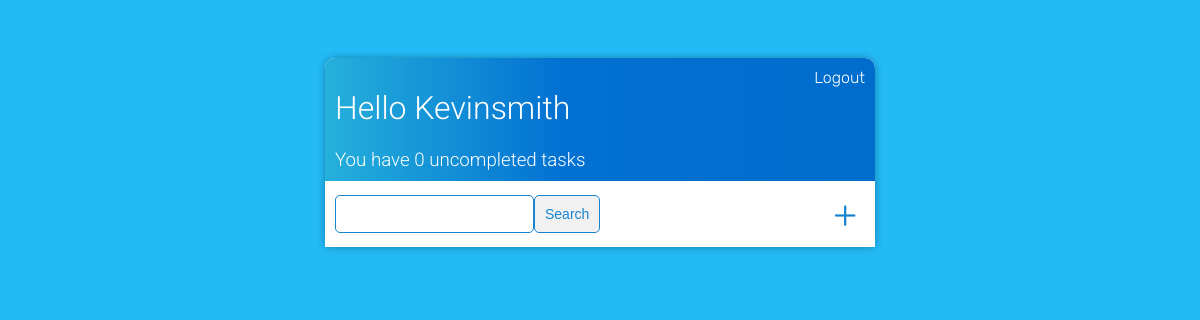
Page / (signed in) on the earlier database version.
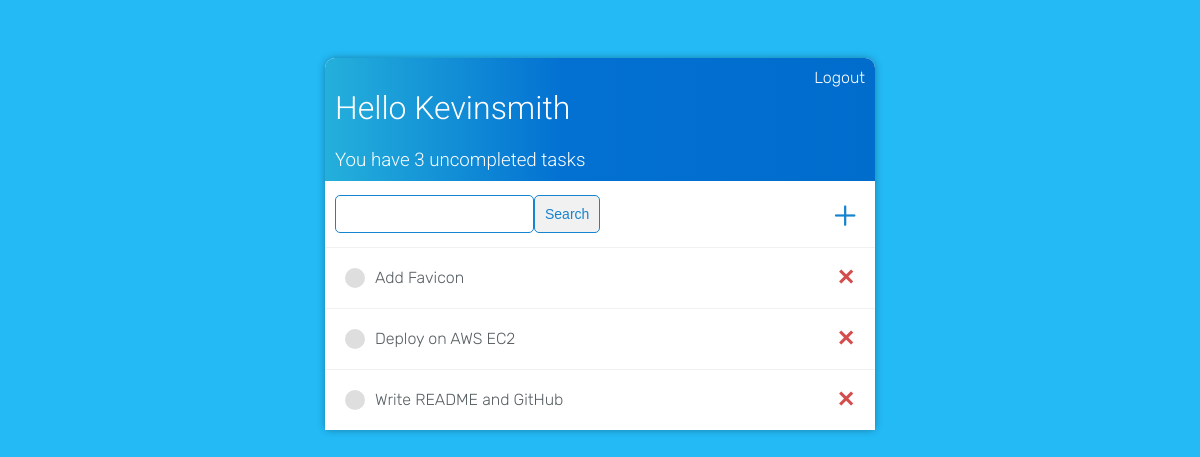
Same page on the later database version.
### tracker/models.py (models this page shows)
class Task(models.Model):
    user = models.ForeignKey(User, on_delete=models.CASCADE, null=True, blank=True)
    title = models.CharField(max_length=300)
    description = models.TextField(null=True, blank=True)
    completed = models.BooleanField(default=False)
    created = models.DateTimeField(auto_now_add=True)
    def __str__(self):
        return self.title
    class Meta:
        ordering = ['completed']

### tracker/views.py (the view)
# urls.py: path('', TaskList.as_view(), name='tasks'),
class TaskList(LoginRequiredMixin, ListView):
    model = Task
    context_object_name = 'tasks'
    template_name = 'tracker/tasks.html'
    def get_context_data(self, **kwargs):
        context = super().get_context_data(**kwargs)
        context['tasks'] = context['tasks'].filter(user=self.request.user)
        context['count'] = context['tasks'].filter(completed=False).count()
        search_input = self.request.GET.get('search-area') or ''
        if search_input:
            context['tasks'] = context['tasks'].filter(title__startswith=search_input)
        context['search_input'] = search_input
        return context

### tracker/templates/tracker/tasks.html
{% extends 'tracker/index.html' %}
{% block content %}
    <div class="header-bar">
        <div>
            <h1>Hello {{request.user|title}}</h1>
            <h3 style="margin:0">You have {{count}} uncompleted task{{count|pluralize:"s"}}</h3>
        </div>
        {% if request.user.is_authenticated %}
            <a href="{% url 'logout' %}">Logout</a>
        {% else %}
            <a href="{% url 'login' %}">Login</a>
        {% endif %}
    </div>
    <div id="search-add-wrapper">
        <form class="search-form" method="GET">
            <input type="text" name="search-area" value="{{search_input}}"/>
            <input id="search-button" class="button" type="submit" value="Search"/>
        </form>
        <a id="add-link" href="{% url 'task-create' %}">&#43;</a>
    </div>
    <div class="task-items-wrapper">
        {% for task in tasks %}
            <div class="task-wrapper">
                {% if task.completed %}
                    <div class="task-title">
                        <a class="task-completed-icon" href="{% url 'task-toggle' task.id %}"></a>
                        <i><s><a href="{% url 'task-update' task.id  %}">{{task}}</a></s></i>
                    </div>
                {% else %}
                    <div class="task-title">
                        <a class="task-uncompleted-icon" href="{% url 'task-toggle' task.id %}"></a>
                        <a href="{% url 'task-update' task.id  %}">{{task}}</a>
                    </div>
                {% endif %}
                <a class="delete-link" href="{% url 'task-delete' task.id %}">&#x2715;</a>
            </div>
        {% endfor %}
    </div>
{% endblock content %}

### tracker/templates/tracker/index.html (shortened to what this page needs)
{% load static %}
<!DOCTYPE html>
<html lang="en">
<head>
    <link rel="stylesheet" type="text/css" href="{% static 'tracker/style.css' %}">
</head>
<body>
    <div class="container">
        {% block content %}
        {% endblock content %}
    </div>
</body>
</html>

### tracker/static/tracker/style.css (style rules this page uses)
body { background-color: #23baf6; font-family: 'Rubik', sans-serif; font-weight: 300; padding-top: 50px; }
h1, h2, h3, h4, h5, h6 { font-family: 'Roboto', sans-serif; font-weight: 300; }
a, p { color: #454c50; }
.container { max-width: 550px; margin: auto; background-color: #fff; border-radius: 10px 10px 0 0; -webkit-box-shadow: 0px 0px 8px -1px rgba(0,0,0,0.40); box-shadow: 0px 0px 8px -1px rgba(0,0,0,0.40); }
.header-bar { display: flex; justify-content: space-between; color: #fff; padding: 10px; border-radius: 10px 10px 0 0; background: linear-gradient(90deg, #24b0db 0%, #0371d2 43%, #006dcd 100%); }
.header-bar a { color: #fff; text-decoration: none; }
.task-wrapper { display: flex; align-items: center; justify-content: space-between; padding: 20px 20px 20px 10px; background-color: #fff; border-top: 1px solid #f1f1f1; }
.task-title { display: flex; }
.task-title a { text-decoration: none; color: #585f63; margin-left: 10px; }
.task-uncompleted-icon { height: 20px; width: 20px; background-color: #dedede; border-radius: 50%; cursor: pointer; }
.delete-link { text-decoration: none; font-weight: 900; color: #d44d4d; font-size: 22px; line-height: 0 ; }
.search-form { margin-top: 20px; display: flex; }
#search-add-wrapper { display: flex; justify-content: space-between; align-items: center; padding: 0 10px 10px 10px; margin-top: -10px; }
#add-link { text-decoration: none; font-size: 38px; color: #1683ce; margin: 20px 8px 0 0; }
input[type=text], input[type=password], textarea { border: 1px solid #1683ce; border-radius: 5px; padding: 10px; width: 90%; }
.button { border: 1px solid #1683ce; background-color: #f1f1f1; margin-top: 15px; color: #1683ce; padding: 10px; font-size: 14px; border-radius: 5px; cursor: pointer; text-decoration: none; }
#search-button { margin-top: 0; }

Differences in the rows shown:
added Task: title "Add Favicon"
added Task: title "Deploy on AWS EC2"
added Task: title "Write README and GitHub"
Other differences:
{{ count }}: "0" → "3"
